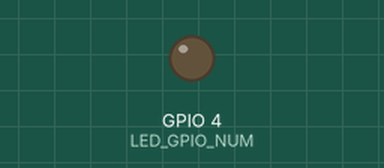
A sketch run on a simulated ESP32. Parts: output pins drawn as LEDs (lit = HIGH). WiFi joins after 1.5 s; servers stay silent unless stated; the camera gives no picture; what the sketch prints to the serial monitor is not drawn.

Above: at 0.1 s.
At 0.9 s:
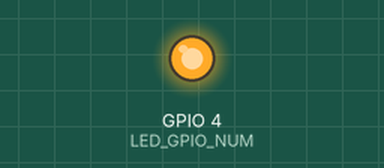
Timing chart, 0 to 3.8 s (numbered marks = the images above):
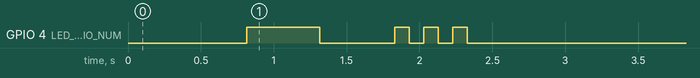

The sketch:

drowsiness_detection_system.ino
```cpp
// =============================================================
//  DRIVER DROWSINESS DETECTION — ESP32-CAM FIRMWARE  v2.0
//  Board  : AI-Thinker ESP32-CAM
//  Stream : MJPEG over HTTP  (multipart/x-mixed-replace)
//  Author : github.com/your-username
//
//  ⚠  SETUP  ─────────────────────────────────────────────────
//  1. Fill WIFI_SSID and WIFI_PASSWORD below.
//  2. Board: "AI Thinker ESP32-CAM"  (esp32 board package)
//  3. Upload speed: 115200  |  CPU: 240 MHz
//  4. After upload open Serial Monitor at 115200 baud
//     to see the assigned IP address.
// =============================================================

#include "esp_camera.h"
#include "esp_http_server.h"
#include "esp_timer.h"
#include <WiFi.h>

// ─── WiFi Credentials ────────────────────────────────────────
//  Replace with your network details before uploading.
#define WIFI_SSID "YOUR_WIFI_SSID"
#define WIFI_PASSWORD "YOUR_WIFI_PASSWORD"

// ─── Stream quality (trade-off: quality vs FPS) ──────────────
//  Options: FRAMESIZE_QVGA(320x240), FRAMESIZE_VGA(640x480),
//           FRAMESIZE_SVGA(800x600), FRAMESIZE_XGA(1024x768)
#define FRAME_SIZE FRAMESIZE_VGA
#define JPEG_QUALITY 12 // 0–63 — lower = better quality, less FPS

// ─── AI-Thinker ESP32-CAM Pin Map ───────────────────────────
#define PWDN_GPIO_NUM 32
#define RESET_GPIO_NUM -1
#define XCLK_GPIO_NUM 0
#define SIOD_GPIO_NUM 26
#define SIOC_GPIO_NUM 27
#define Y9_GPIO_NUM 35
#define Y8_GPIO_NUM 34
#define Y7_GPIO_NUM 39
#define Y6_GPIO_NUM 36
#define Y5_GPIO_NUM 21
#define Y4_GPIO_NUM 19
#define Y3_GPIO_NUM 18
#define Y2_GPIO_NUM 5
#define VSYNC_GPIO_NUM 25
#define HREF_GPIO_NUM 23
#define PCLK_GPIO_NUM 22
#define LED_GPIO_NUM 4 // Built-in flash LED

// ─── Globals ─────────────────────────────────────────────────
httpd_handle_t stream_httpd = NULL;
httpd_handle_t info_httpd = NULL;

static const char *PART_BOUNDARY = "frame";
static const char *STREAM_CONTENT_TYPE =
    "multipart/x-mixed-replace;boundary="
    "frame";
static const char *STREAM_BOUNDARY =
    "\r\n--frame\r\n";
static const char *STREAM_PART =
    "Content-Type: image/jpeg\r\n"
    "Content-Length: %u\r\n"
    "X-Timestamp: %lld\r\n\r\n";

// =============================================================
//  MJPEG STREAM HANDLER  (/stream or /)
// =============================================================
static esp_err_t stream_handler(httpd_req_t *req)
{

  camera_fb_t *fb = NULL;
  esp_err_t res = ESP_OK;
  char part_buf[128];
  int64_t frame_count = 0;

  res = httpd_resp_set_type(req, STREAM_CONTENT_TYPE);
  if (res != ESP_OK)
    return res;

  httpd_resp_set_hdr(req, "Access-Control-Allow-Origin", "*");
  httpd_resp_set_hdr(req, "X-Framerate", "60");

  while (true)
  {

    fb = esp_camera_fb_get();
    if (!fb)
    {
      Serial.println("[WARN] Frame capture failed — retrying");
      res = ESP_FAIL;
      break;
    }

    // Boundary
    res = httpd_resp_send_chunk(
        req, STREAM_BOUNDARY, strlen(STREAM_BOUNDARY));

    if (res == ESP_OK)
    {
      size_t hlen = snprintf(
          part_buf, sizeof(part_buf), STREAM_PART,
          fb->len, esp_timer_get_time());
      res = httpd_resp_send_chunk(req, part_buf, hlen);
    }

    if (res == ESP_OK)
    {
      res = httpd_resp_send_chunk(
          req, (const char *)fb->buf, fb->len);
    }

    esp_camera_fb_return(fb);
    fb = NULL;

    if (res != ESP_OK)
      break;

    frame_count++;
    if (frame_count % 100 == 0)
    {
      Serial.printf("[INFO] Streamed %lld frames\n", frame_count);
    }
  }

  return res;
}

// =============================================================
//  INFO HANDLER  (/status)  — returns JSON
// =============================================================
static esp_err_t status_handler(httpd_req_t *req)
{
  char buf[256];
  sensor_t *s = esp_camera_sensor_get();

  snprintf(buf, sizeof(buf),
           "{"
           "\"framesize\":%d,"
           "\"quality\":%d,"
           "\"brightness\":%d,"
           "\"contrast\":%d,"
           "\"saturation\":%d,"
           "\"ip\":\"%s\","
           "\"rssi\":%d"
           "}",
           s->status.framesize,
           s->status.quality,
           s->status.brightness,
           s->status.contrast,
           s->status.saturation,
           WiFi.localIP().toString().c_str(),
           WiFi.RSSI());

  httpd_resp_set_type(req, "application/json");
  httpd_resp_set_hdr(req, "Access-Control-Allow-Origin", "*");
  return httpd_resp_send(req, buf, strlen(buf));
}

// =============================================================
//  START HTTP SERVERS
// =============================================================
void startServers()
{

  // ─── Stream server (port 80) ─────────────────────────────
  httpd_config_t stream_cfg = HTTPD_DEFAULT_CONFIG();
  stream_cfg.server_port = 80;
  stream_cfg.ctrl_port = 32768;
  stream_cfg.max_uri_handlers = 4;

  httpd_uri_t stream_root = {
      .uri = "/",
      .method = HTTP_GET,
      .handler = stream_handler,
      .user_ctx = NULL};
  httpd_uri_t stream_path = {
      .uri = "/stream",
      .method = HTTP_GET,
      .handler = stream_handler,
      .user_ctx = NULL};

  if (httpd_start(&stream_httpd, &stream_cfg) == ESP_OK)
  {
    httpd_register_uri_handler(stream_httpd, &stream_root);
    httpd_register_uri_handler(stream_httpd, &stream_path);
    Serial.println("[OK] Stream server started on port 80");
  }

  // ─── Info server (port 81) ──────────────────────────────
  httpd_config_t info_cfg = HTTPD_DEFAULT_CONFIG();
  info_cfg.server_port = 81;
  info_cfg.ctrl_port = 32769;

  httpd_uri_t status_uri = {
      .uri = "/status",
      .method = HTTP_GET,
      .handler = status_handler,
      .user_ctx = NULL};

  if (httpd_start(&info_httpd, &info_cfg) == ESP_OK)
  {
    httpd_register_uri_handler(info_httpd, &status_uri);
    Serial.println("[OK] Info server started on port 81");
  }
}

// =============================================================
//  CAMERA INIT
// =============================================================
bool initCamera()
{

  camera_config_t config;

  config.ledc_channel = LEDC_CHANNEL_0;
  config.ledc_timer = LEDC_TIMER_0;

  config.pin_d0 = Y2_GPIO_NUM;
  config.pin_d1 = Y3_GPIO_NUM;
  config.pin_d2 = Y4_GPIO_NUM;
  config.pin_d3 = Y5_GPIO_NUM;
  config.pin_d4 = Y6_GPIO_NUM;
  config.pin_d5 = Y7_GPIO_NUM;
  config.pin_d6 = Y8_GPIO_NUM;
  config.pin_d7 = Y9_GPIO_NUM;
  config.pin_xclk = XCLK_GPIO_NUM;
  config.pin_pclk = PCLK_GPIO_NUM;
  config.pin_vsync = VSYNC_GPIO_NUM;
  config.pin_href = HREF_GPIO_NUM;
  config.pin_sscb_sda = SIOD_GPIO_NUM;
  config.pin_sscb_scl = SIOC_GPIO_NUM;
  config.pin_pwdn = PWDN_GPIO_NUM;
  config.pin_reset = RESET_GPIO_NUM;

  // XCLK: 20 MHz gives best frame-rate stability
  config.xclk_freq_hz = 20000000;
  config.pixel_format = PIXFORMAT_JPEG;

  // PSRAM (if available) — enables larger buffers & higher FPS
  if (psramFound())
  {
    config.frame_size = FRAME_SIZE;
    config.jpeg_quality = JPEG_QUALITY;
    config.fb_count = 2; // double-buffer
    config.grab_mode = CAMERA_GRAB_LATEST;
    Serial.println("[INFO] PSRAM found — using dual frame buffer");
  }
  else
  {
    config.frame_size = FRAMESIZE_SVGA;
    config.jpeg_quality = 16;
    config.fb_count = 1;
    config.grab_mode = CAMERA_GRAB_WHEN_EMPTY;
    Serial.println("[WARN] No PSRAM — using single buffer / lower res");
  }

  esp_err_t err = esp_camera_init(&config);
  if (err != ESP_OK)
  {
    Serial.printf("[ERR] Camera init failed: 0x%x\n", err);
    return false;
  }

  // Fine-tune sensor
  sensor_t *s = esp_camera_sensor_get();
  s->set_framesize(s, FRAME_SIZE);
  s->set_quality(s, JPEG_QUALITY);
  s->set_brightness(s, 1); // -2 to 2
  s->set_contrast(s, 1);   // -2 to 2
  s->set_saturation(s, 0); // -2 to 2
  s->set_sharpness(s, 1);  // 0 to 2
  s->set_whitebal(s, 1);   // auto white balance
  s->set_awb_gain(s, 1);
  s->set_exposure_ctrl(s, 1); // auto exposure
  s->set_aec2(s, 1);
  s->set_gain_ctrl(s, 1); // auto gain
  s->set_lenc(s, 1);      // lens correction

  Serial.println("[OK] Camera initialized");
  return true;
}

// =============================================================
//  WIFI CONNECT
// =============================================================
bool connectWifi()
{
  Serial.printf("\n[WIFI] Connecting to %s", WIFI_SSID);
  WiFi.mode(WIFI_STA);
  WiFi.begin(WIFI_SSID, WIFI_PASSWORD);

  int attempts = 0;
  while (WiFi.status() != WL_CONNECTED && attempts < 30)
  {
    delay(500);
    Serial.print(".");
    attempts++;
    // Flash LED while connecting
    digitalWrite(LED_GPIO_NUM, attempts % 2);
  }
  digitalWrite(LED_GPIO_NUM, LOW);

  if (WiFi.status() != WL_CONNECTED)
  {
    Serial.println("\n[ERR] WiFi connection failed!");
    return false;
  }

  Serial.println("\n[OK] WiFi connected");
  Serial.printf(
      "  IP      : http://%s\n"
      "  Stream  : http://%s/stream\n"
      "  Status  : http://%s:81/status\n"
      "  RSSI    : %d dBm\n",
      WiFi.localIP().toString().c_str(),
      WiFi.localIP().toString().c_str(),
      WiFi.localIP().toString().c_str(),
      WiFi.RSSI());
  return true;
}

// =============================================================
//  SETUP
// =============================================================
void setup()
{
  Serial.begin(115200);
  Serial.println("\n============================================");
  Serial.println("  Drowsiness Detection — ESP32-CAM  v2.0");
  Serial.println("============================================");

  // Flash LED: off by default
  pinMode(LED_GPIO_NUM, OUTPUT);
  digitalWrite(LED_GPIO_NUM, LOW);

  if (!initCamera())
  {
    Serial.println("[ERR] Camera failed — halting.");
    while (true)
    {
      digitalWrite(LED_GPIO_NUM, !digitalRead(LED_GPIO_NUM));
      delay(300); // fast blink = error
    }
  }

  if (!connectWifi())
  {
    Serial.println("[ERR] WiFi failed — halting.");
    while (true)
    {
      digitalWrite(LED_GPIO_NUM, !digitalRead(LED_GPIO_NUM));
      delay(800); // slow blink = wifi error
    }
  }

  startServers();

  // Confirmation blink
  for (int i = 0; i < 3; i++)
  {
    digitalWrite(LED_GPIO_NUM, HIGH);
    delay(100);
    digitalWrite(LED_GPIO_NUM, LOW);
    delay(100);
  }

  Serial.println("[READY] Streaming — open app and connect!");
}

// =============================================================
//  LOOP  — watchdog & WiFi recovery
// =============================================================
void loop()
{
  // If WiFi drops, attempt reconnect
  if (WiFi.status() != WL_CONNECTED)
  {
    Serial.println("[WARN] WiFi lost — reconnecting...");
    WiFi.disconnect();
    delay(1000);
    connectWifi();
    if (WiFi.status() == WL_CONNECTED)
    {
      startServers();
    }
  }
  delay(5000);
}
```
